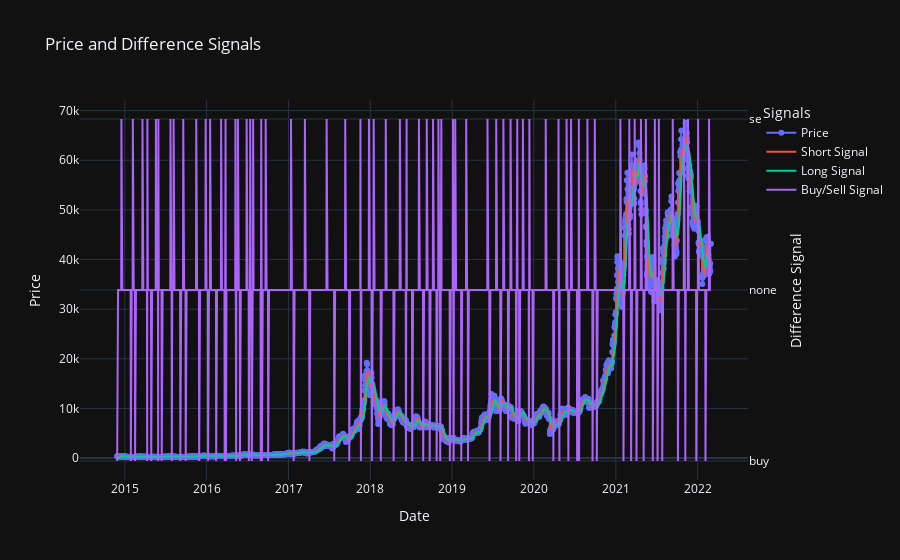

The code cell stored with this chart in its notebook:
### Markdown cell above
The above plot is interactive, you can zoom in to certain regions of the graph.

### Code cell
from signals import buysell_signals

def plot_signals_with_difference(price, date):

    short_filter = sma_filter(10)
    long_filter = sma_filter(20)
    short_signal = wma_signal(price, short_filter)
    long_signal = wma_signal(price, long_filter)
    buy_sell_signal = buysell_signals(short_signal, long_signal)

    fig = go.Figure()
    fig.add_trace(go.Scatter(x=date, y=price, mode='lines+markers', name='Price', line_shape='spline'))
    fig.add_trace(go.Scatter(x=date, y=short_signal, mode='lines', name='Short Signal', line_shape='spline'))
    fig.add_trace(go.Scatter(x=date, y=long_signal, mode='lines', name='Long Signal', line_shape='spline'))
    fig.add_trace(go.Scatter(x=date, y=buy_sell_signal, yaxis="y2", mode='lines', name='Buy/Sell Signal'))

    fig.update_layout(
        title="Price and Difference Signals",
        xaxis_title="Date",
        yaxis_title="Price",
        yaxis2=dict(title="Difference Signal", overlaying='y', side='right', fixedrange=True),
        legend_title="Signals",
        template="plotly_dark"
    )

    fig.show()

plot_signals_with_difference(*dataset.get_price_date_series())

### Figure 1 — Plotly figure (JSON) as saved in the notebook; plotly's stock layout.template omitted (floating-point values rounded to 4 significant figures; data arrays with more than 128 entries replaced by an {"elided": "..."} marker saying what was removed)
{"data": [{"line": {"shape": "spline"}, "mode": "lines+markers", "name": "Price", "type": "scatter", "x": {"elided": "2651 str values"}, "y": {"elided": "2651 float values"}}, {"line": {"shape": "spline"}, "mode": "lines", "name": "Short Signal", "type": "scatter", "x": {"elided": "2651 str values"}, "y": {"elided": "2651 float values"}}, {"line": {"shape": "spline"}, "mode": "lines", "name": "Long Signal", "type": "scatter", "x": {"elided": "2651 str values"}, "y": {"elided": "2651 float values"}}, {"mode": "lines", "name": "Buy/Sell Signal", "type": "scatter", "x": {"elided": "2651 str values"}, "y": {"elided": "2651 str values"}, "yaxis": "y2"}], "layout": {"legend": {"title": {"text": "Signals"}}, "title": {"text": "Price and Difference Signals"}, "xaxis": {"title": {"text": "Date"}}, "yaxis": {"title": {"text": "Price"}}, "yaxis2": {"fixedrange": true, "overlaying": "y", "side": "right", "title": {"text": "Difference Signal"}}}}
